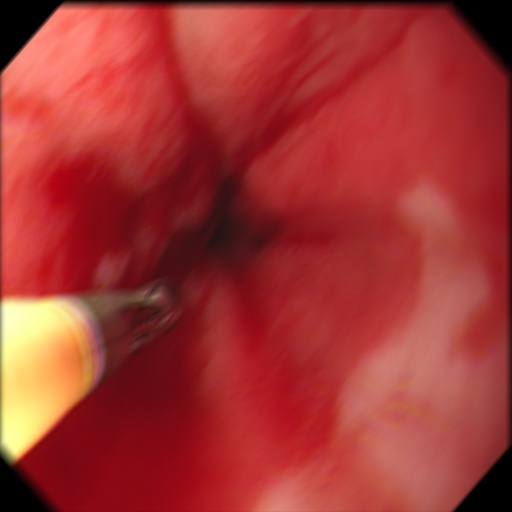
#> input picture subData/0000599.jpg, 512 x 512 px; its folder holds only this picture in this run
$ python ROIV5.2.py
#> lines starting #> are read from the running program, lines starting #| are printed output that depends on the picture; after the words box and inside, x2 and y2 are one past the last pixel; in counts of white or black regions, pixels touching at a corner belong together
### subData/readimg.py
# -*- coding: utf-8 -*-
"""
Created on Tue May 28 11:20:26 2019

@author: Nataly
"""
def read_img(imfile):
#> called with imfile = '0000599.jpg'
    import cv2
    return cv2.imread(imfile)
#> returned value is the input picture: shape (512, 512, 3); mean B, G, R 51, 53.8, 162.6
    #return (imfile + 2)

### subData/ROIV5.2.py
# -*- coding: utf-8 -*-
"""
Created on Thu Jul 18 19:49:10 2019

@author: Nataly
"""

import cv2
import pylab as plt
from matplotlib import pyplot as plt
import numpy as np
from pylab import *
from readimg import read_img #leer imagines ### img=read_img(imgfile)##
from skimage.morphology import disk

from skimage.filters import threshold_otsu
from skimage.filters import threshold_li
from skimage.filters import threshold_minimum
from skimage.filters import threshold_triangle
from skimage.filters import try_all_threshold
from PIL import ImageEnhance
from PIL import Image
from skimage.filters import rank

import glob
def log(img):
    img = (np.log(img+1)/(np.log(1+np.max(img))))*255
    img = np.array(img,dtype=np.uint8)
    return img


for imgfile in glob.glob("*.jpg"):
    ima=read_img(imgfile)

    """ # Primera forma #"""
    #imR, imG, II=cv2.split(ima)
    """ #Segunda forma #"""
    #imA=cv2.cvtColor(ima,cv2.COLOR_RGB2HSV)
    #I,I,II=cv2.split(imA)
    """ # Tercera forma #"""
    imA=cv2.cvtColor(ima,cv2.COLOR_RGB2XYZ)
#> imA: shape (512, 512, 3); mean of channels 0, 1, 2 69.6, 61.1, 161.4
    I,I,II=cv2.split(imA)
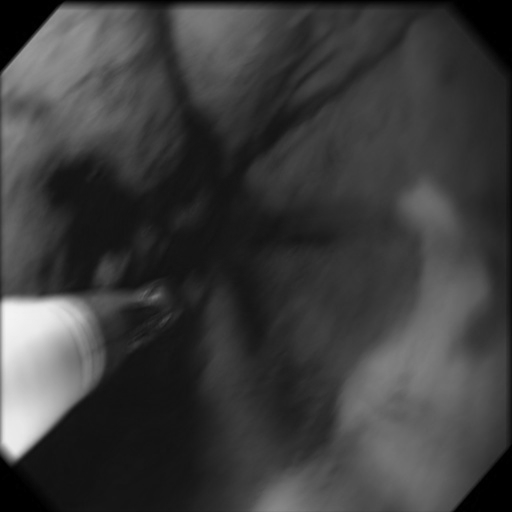
#> I: shape (512, 512); min 0, max 244, mean 61.1
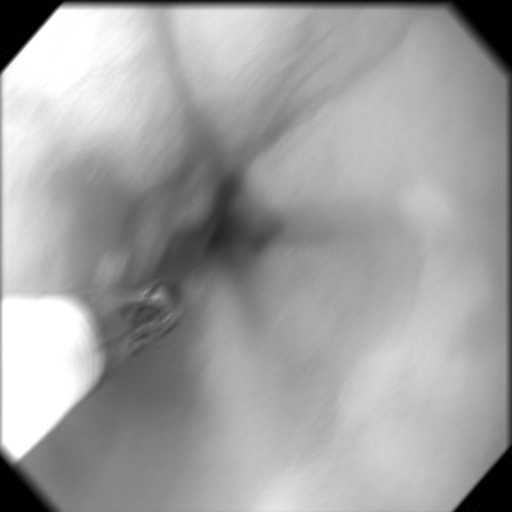
#> II: shape (512, 512); min 0, max 255, mean 161.4


    ta=II.shape
#> ta = (512, 512)
    ta=list(ta)
#> ta = [512, 512]
    #plt.imshow(II, cmap=plt.cm.gray)
    #plt.show()
    MIN=int(np.min(II))
#> MIN = 0
    MAX=int(np.max(II))
#> MAX = 255

    hist = cv2.calcHist([II],[0],None,[MAX+1],[MIN,MAX])
#> hist = 256 values, max 5886 at index 0, min 0 at index 255, mean 974.1
    #hist = cv2.calcHist([II],[0],None,[256],[0,255])
    #plt.plot(hist)
    #plt.show()

    div=14
    #div=6
    nuevohist=hist.tolist()
#> nuevohist = 256 items, first 6: [5886], [750], [241], [118], [152], [68]
    l=int(len(nuevohist)/div)
#> l = 18
    i=1
    a=0
    suma=np.zeros((div))
    valm=0
    hasta=0
    menor=0
    for y in range(1,div+1):
        suma[a]=sum(nuevohist[i:int(l)*y])
        if suma[a]>valm:
            valm=suma[a]
            hasta=y
        i=int(l)*y+1
        a=a+1
#> this loop made 14 passes
#> i on passes 1 to 12: 19, 37, 55, 73, 91, 109, 127, 145, 163, 181, 199, 217
#> after the loop, a = 14; hasta = 10; suma = [1895, 828, 1487, 4199, 5533, 13473, 18389, 23506, 33117, 48955, 41330, 19684, 9440, 7080]; valm = 48955
    porcen=2.8
       # [4 lines of commented-out code are left out]


    a=hist[:int((l*hasta)*porcen)]
#> a has the same summary as hist
    a=a.tolist()
#> a has the same summary as nuevohist
    hist=hist.tolist()
#> hist has the same summary as nuevohist
    u=np.max(a)
#> u = 5886
    umbral1 = hist.index(u)
#> umbral1 = 0
    a=a[umbral1:]

    uu=np.min(a)
#> uu = 0
    histb=hist[umbral1:]
#> histb has the same summary as nuevohist

    umbral=histb.index(uu)
#> umbral = 255
    #print(umbral)
    umbral=umbral+len(hist[:umbral1])
    binary=II.copy()
    print(umbral)
#| 255
    for f in range(ta[0]):
        for c in range (ta[1]):
            if II[f,c]<=umbral:
                binary[f,c]=0
            else:
                binary[f,c]=1
#> binary: shape (512, 512); every value is 0

    binary = (binary*255).astype(np.uint8)
    #plt.imshow(binary, cmap=plt.cm.gray)
    #plt.show()
    #"""
    ### Transformaciones Morfologicas

    kernel = cv2.getStructuringElement(cv2.MORPH_ELLIPSE, (27, 27))
    openi = cv2.morphologyEx(binary, cv2.MORPH_OPEN, kernel)

    kernel = cv2.getStructuringElement(cv2.MORPH_ELLIPSE, (23, 23))
    close=cv2.morphologyEx(openi, cv2.MORPH_CLOSE, kernel)

    # [6 lines of commented-out code are left out]

    dire='./segROI/#5/Z/'+imgfile
    #img=cv2.cvtColor(im,cv2.COLOR_BGR2RGB)
    cv2.imwrite(dire,close)
    k = cv2.waitKey(1000)
#> (key Esc is pressed here)
    #destroy the window
    cv2.destroyAllWindows()
    print(imgfile)

$ run again, on subData/00074.jpg
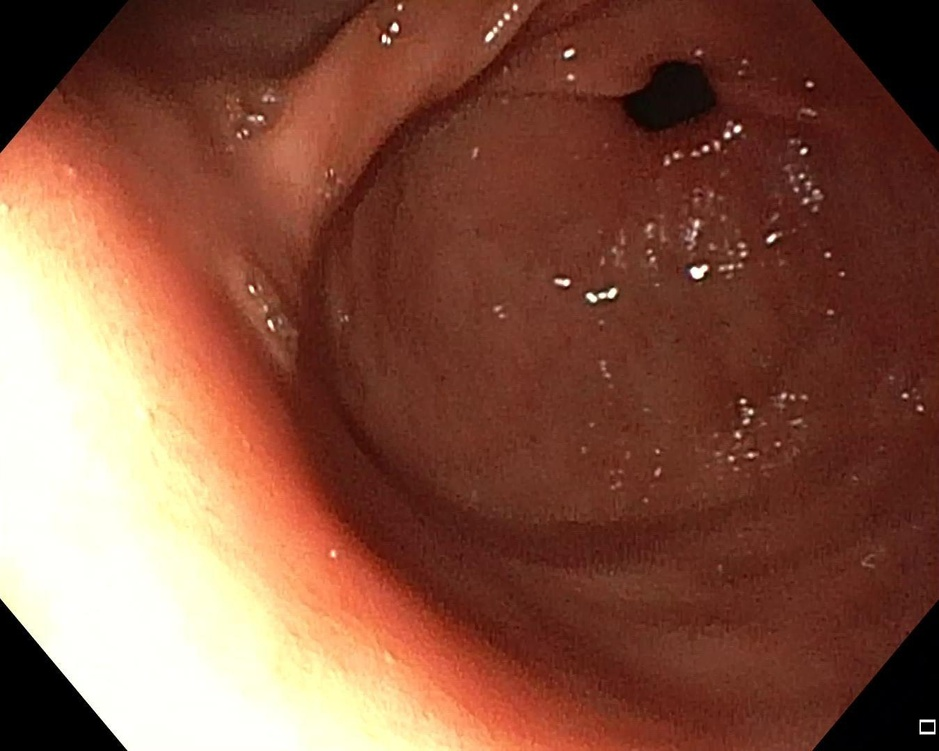
#> input picture subData/00074.jpg, 939 x 751 px, shrunk from 1349 x 1079 before the run
#> in read_img, returned value is the input picture: shape (751, 939, 3); mean B, G, R 65.4, 83.7, 133.2
#> imA: shape (751, 939, 3); mean of channels 0, 1, 2 81, 83.4, 134.3
#> `I,I,II=cv2.split(imA)`:
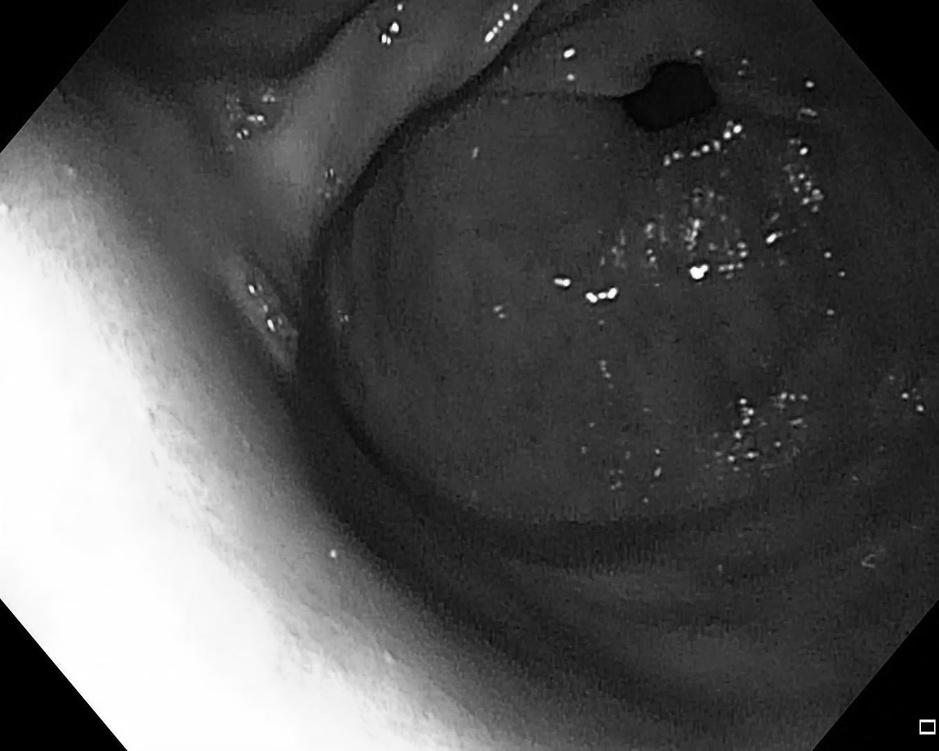
#> I: shape (751, 939); min 0, max 255, mean 83.4
#> `I,I,II=cv2.split(imA)`:
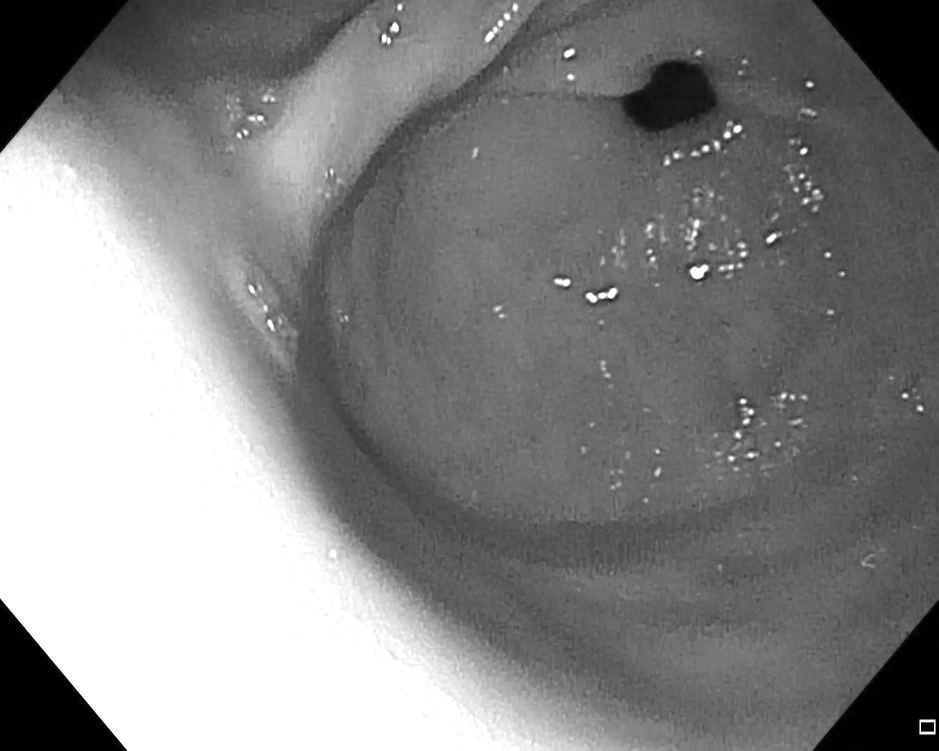
#> II: shape (751, 939); min 0, max 255, mean 134.3
#> MIN = 0
#> MAX = 255
#> `hist = cv2.calcHist([II],[0],None,[MAX+1],[MIN,MAX])`: hist = 256 values, max 32142 at index 0, min 0 at index 255, mean 2215.4
#> nuevohist = 256 items, first 6: [32142], [2736], [879], [491], [373], [286]
#> l = 18
#> the loop `for y in range(1,div+1):` made 14 passes
#> i on passes 1 to 8: 19, 37, 55, 73, 91, 109, 127, 145
#> after the loop `for y in range(1,div+1):`: a = 14; hasta = 6; suma = [6383, 4031, 1951, 13198, 112608, 165797, 98968, 27832, 22207, 14225, 8956, 6967, 7936, 11354]; valm = 165797
#> `a=hist[:int((l*hasta)*porcen)]`: a has the same summary as hist
#> `a=a.tolist()`: a has the same summary as nuevohist
#> `hist=hist.tolist()`: hist has the same summary as nuevohist
#> u = 32142
#> umbral1 = 0
#> histb has the same summary as nuevohist
#> umbral = 255
#| 255

$ run again, on subData/00150_batch2.jpg
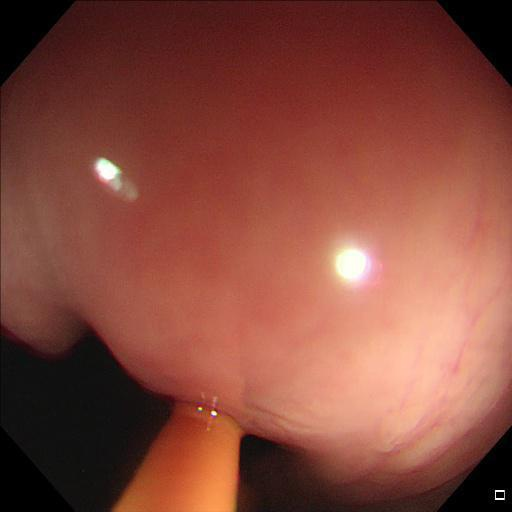
#> input picture subData/00150_batch2.jpg, 512 x 512 px
#> in read_img, returned value is the input picture: shape (512, 512, 3); mean B, G, R 60.6, 73.3, 134.1
#> imA: shape (512, 512, 3); mean of channels 0, 1, 2 75.4, 75, 137.1
#> `I,I,II=cv2.split(imA)`:
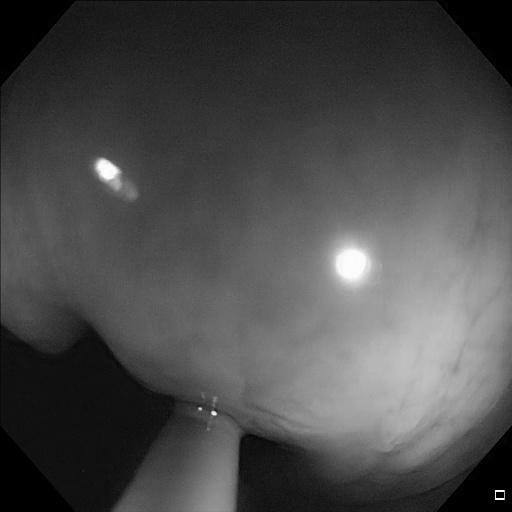
#> I: shape (512, 512); min 0, max 255, mean 75
#> `I,I,II=cv2.split(imA)`:
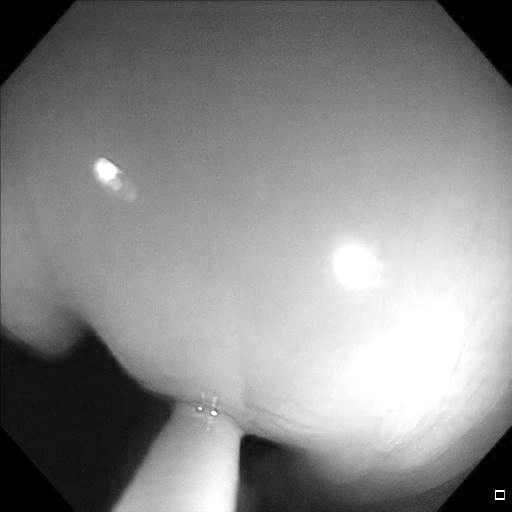
#> II: shape (512, 512); min 0, max 255, mean 137.1
#> MIN = 0
#> MAX = 255
#> `hist = cv2.calcHist([II],[0],None,[MAX+1],[MIN,MAX])`: hist = 256 values, max 10357 at index 0, min 0 at index 255, mean 985
#> nuevohist = 256 items, first 6: [10357], [754], [433], [276], [222], [162]
#> l = 18
#> the loop `for y in range(1,div+1):` made 14 passes
#> i on passes 1 to 8: 19, 37, 55, 73, 91, 109, 127, 145
#> after the loop `for y in range(1,div+1):`: a = 14; hasta = 8; suma = [9308, 11490, 5289, 7675, 16981, 20084, 20990, 27793, 23402, 21236, 18635, 16647, 12823, 14117]; valm = 27793
#> `a=hist[:int((l*hasta)*porcen)]`: a has the same summary as hist
#> `a=a.tolist()`: a has the same summary as nuevohist
#> `hist=hist.tolist()`: hist has the same summary as nuevohist
#> u = 10357
#> umbral1 = 0
#> histb has the same summary as nuevohist
#> umbral = 255
#| 255

$ run again, on subData/00152.jpg
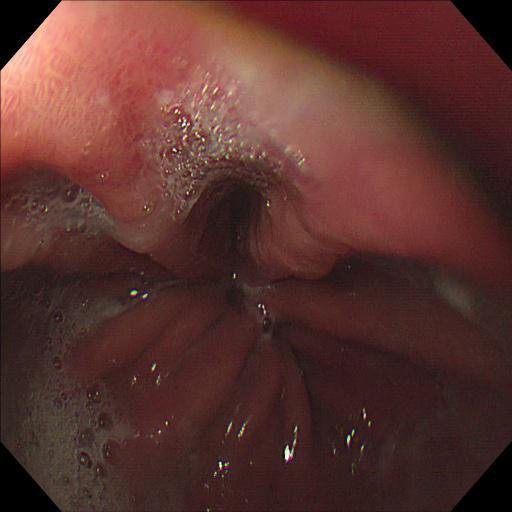
#> input picture subData/00152.jpg, 512 x 512 px
#> in read_img, returned value is the input picture: shape (512, 512, 3); mean B, G, R 46.7, 50.9, 90.1
#> imA: shape (512, 512, 3); mean of channels 0, 1, 2 53.8, 52.9, 92.5
#> `I,I,II=cv2.split(imA)`:
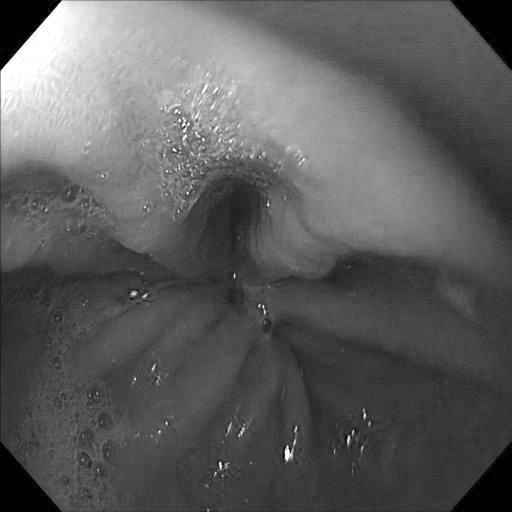
#> II: shape (512, 512); min 0, max 255, mean 92.5
#> MIN = 0
#> MAX = 255
#> `hist = cv2.calcHist([II],[0],None,[MAX+1],[MIN,MAX])`: hist = 256 values, max 6561 at index 0, min 0 at index 255, mean 1017.2
#> nuevohist = 256 items, first 6: [6561], [517], [249], [181], [164], [175]
#> l = 18
#> the loop `for y in range(1,div+1):` made 14 passes
#> i on passes 1 to 8: 19, 37, 55, 73, 91, 109, 127, 145
#> after the loop `for y in range(1,div+1):`: a = 14; hasta = 4; suma = [1997, 592, 25304, 72996, 48122, 23573, 12788, 14292, 10068, 13067, 6980, 4160, 2448, 2067]; valm = 72996
#> `a=hist[:int((l*hasta)*porcen)]`: a = 201 values, max 6561 at index 0, min 18 at index 20, mean 1251.4
#> `a=a.tolist()`: a = 201 items, first 6: [6561], [517], [249], [181], [164], [175]
#> `hist=hist.tolist()`: hist has the same summary as nuevohist
#> u = 6561
#> umbral1 = 0
#> uu = 18
#> histb has the same summary as nuevohist
#> umbral = 20
#| 20
#> openi: shape (512, 512); 96.7% white; 11 black regions (6 under 20 px), largest, box (x1, y1, x2, y2) and area: (451, 442, 512, 512) 2179, (0, 0, 61, 70) 2175, (0, 442, 61, 512) 2174, (452, 0, 512, 69) 2154, (284, 447, 290, 455) 23
#> `close=cv2.morphologyEx(openi, cv2.MORPH_CLOSE, kernel)`:
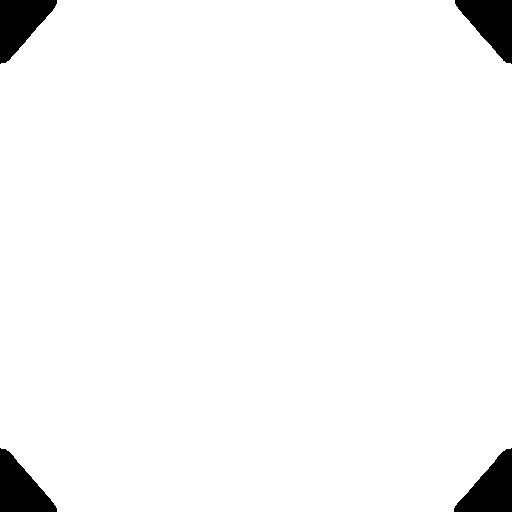
#> close: shape (512, 512); 96.7% white; 4 black regions, box (x1, y1, x2, y2) and area: (454, 448, 512, 512) 2143, (0, 0, 57, 64) 2135, (0, 448, 57, 512) 2134, (455, 0, 512, 64) 2117

$ run again, on subData/00013.jpg
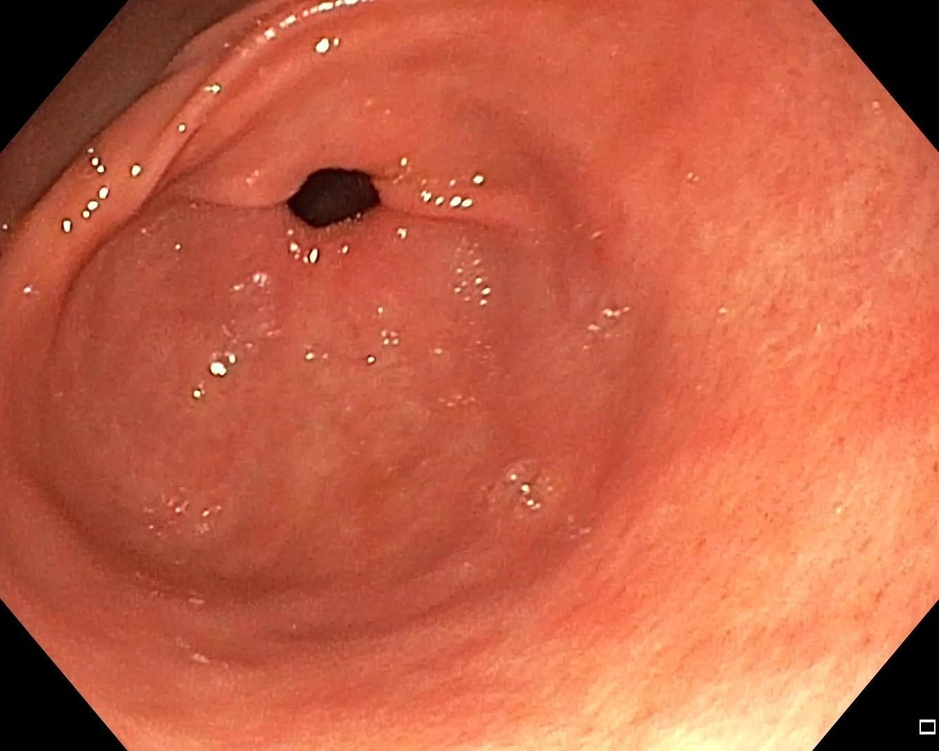
#> input picture subData/00013.jpg, 939 x 751 px, shrunk from 1349 x 1079 before the run
#> in read_img, returned value is the input picture: shape (751, 939, 3); mean B, G, R 70.6, 97.4, 195.1
#> imA: shape (751, 939, 3); mean of channels 0, 1, 2 99.2, 98.8, 197.4
#> `I,I,II=cv2.split(imA)`:
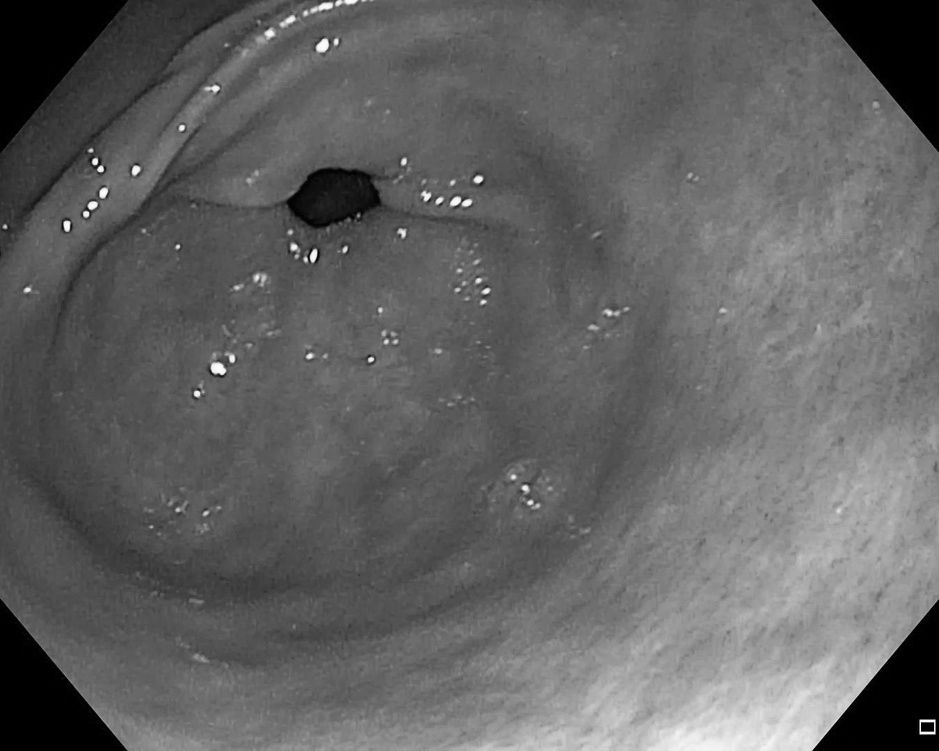
#> I: shape (751, 939); min 0, max 255, mean 98.8
#> `I,I,II=cv2.split(imA)`:
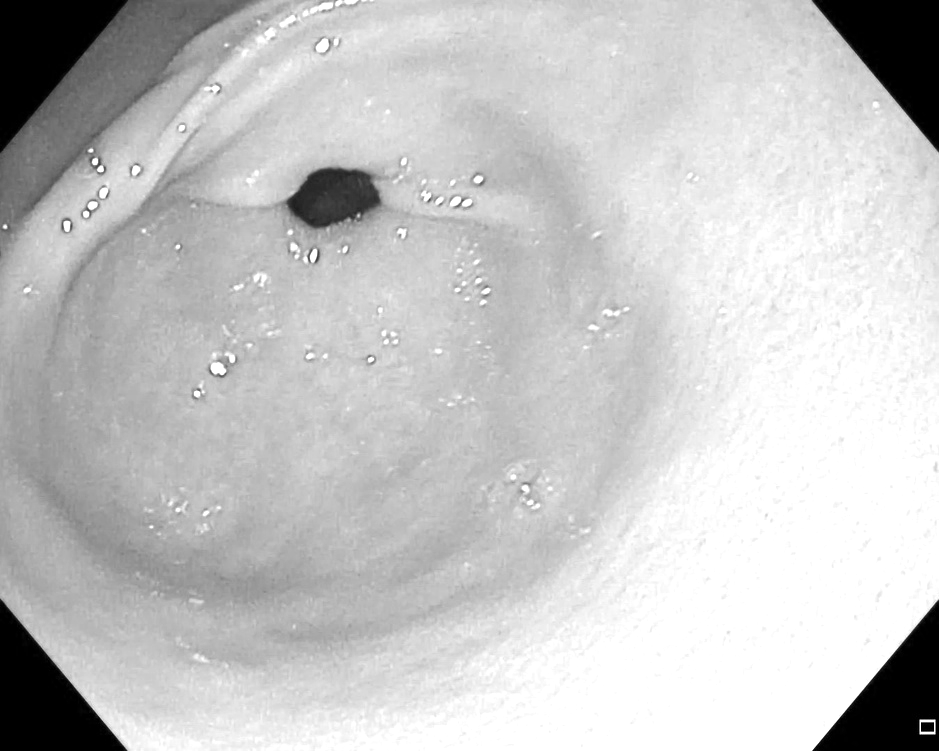
#> II: shape (751, 939); min 0, max 255, mean 197.4
#> MIN = 0
#> MAX = 255
#> `hist = cv2.calcHist([II],[0],None,[MAX+1],[MIN,MAX])`: hist = 256 values, max 32233 at index 0, min 0 at index 255, mean 2359.4
#> nuevohist = 256 items, first 6: [32233], [2025], [790], [594], [394], [325]
#> l = 18
#> the loop `for y in range(1,div+1):` made 14 passes
#> i on passes 1 to 8: 19, 37, 55, 73, 91, 109, 127, 145
#> after the loop `for y in range(1,div+1):`: a = 14; hasta = 12; suma = [5536, 637, 2269, 1466, 1132, 7835, 9659, 2875, 22482, 57971, 125855, 137211, 81526, 71288]; valm = 137211
#> `a=hist[:int((l*hasta)*porcen)]`: a has the same summary as hist
#> `a=a.tolist()`: a has the same summary as nuevohist
#> `hist=hist.tolist()`: hist has the same summary as nuevohist
#> u = 32233
#> umbral1 = 0
#> histb has the same summary as nuevohist
#> umbral = 255
#| 255
